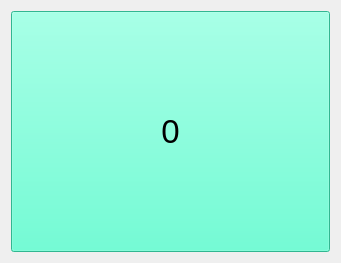
<?xml version="1.0" encoding="UTF-8"?>
<ui version="4.0">
 <class>AttestationTile</class>
 <widget class="QWidget" name="AttestationTile">
  <property name="geometry">
   <rect>
    <x>0</x>
    <y>0</y>
    <width>341</width>
    <height>263</height>
   </rect>
  </property>
  <property name="windowTitle">
   <string>Form</string>
  </property>
  <property name="styleSheet">
   <string notr="true">
</string>
  </property>
  <layout class="QVBoxLayout" name="verticalLayout">
   <item>
    <widget class="QPushButton" name="valueButton">
     <property name="sizePolicy">
      <sizepolicy hsizetype="Expanding" vsizetype="Expanding">
       <horstretch>0</horstretch>
       <verstretch>0</verstretch>
      </sizepolicy>
     </property>
     <property name="font">
      <font>
       <pointsize>25</pointsize>
      </font>
     </property>
     <property name="styleSheet">
      <string notr="true">background-color: rgb(70, 255, 203);</string>
     </property>
     <property name="text">
      <string>0</string>
     </property>
    </widget>
   </item>
  </layout>
 </widget>
 <resources/>
 <connections/>
</ui>
